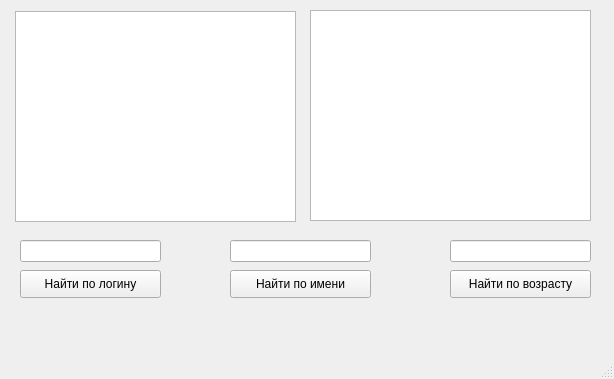
<?xml version="1.0" encoding="UTF-8"?>
<ui version="4.0">
 <class>MainWindow</class>
 <widget class="QMainWindow" name="MainWindow">
  <property name="geometry">
   <rect>
    <x>0</x>
    <y>0</y>
    <width>614</width>
    <height>379</height>
   </rect>
  </property>
  <property name="windowTitle">
   <string>MainWindow</string>
  </property>
  <widget class="QWidget" name="centralwidget">
   <widget class="QTableView" name="tableView">
    <property name="geometry">
     <rect>
      <x>15</x>
      <y>11</y>
      <width>281</width>
      <height>211</height>
     </rect>
    </property>
   </widget>
   <widget class="QTableView" name="tableView_2">
    <property name="geometry">
     <rect>
      <x>310</x>
      <y>10</y>
      <width>281</width>
      <height>211</height>
     </rect>
    </property>
   </widget>
   <widget class="QLineEdit" name="lineEdit">
    <property name="geometry">
     <rect>
      <x>20</x>
      <y>240</y>
      <width>141</width>
      <height>22</height>
     </rect>
    </property>
   </widget>
   <widget class="QPushButton" name="pushButton">
    <property name="geometry">
     <rect>
      <x>20</x>
      <y>270</y>
      <width>141</width>
      <height>28</height>
     </rect>
    </property>
    <property name="text">
     <string>Найти по логину</string>
    </property>
   </widget>
   <widget class="QLineEdit" name="lineEdit_2">
    <property name="geometry">
     <rect>
      <x>230</x>
      <y>240</y>
      <width>141</width>
      <height>22</height>
     </rect>
    </property>
   </widget>
   <widget class="QPushButton" name="pushButton_2">
    <property name="geometry">
     <rect>
      <x>230</x>
      <y>270</y>
      <width>141</width>
      <height>28</height>
     </rect>
    </property>
    <property name="text">
     <string>Найти по имени</string>
    </property>
   </widget>
   <widget class="QLineEdit" name="lineEdit_3">
    <property name="geometry">
     <rect>
      <x>450</x>
      <y>240</y>
      <width>141</width>
      <height>22</height>
     </rect>
    </property>
   </widget>
   <widget class="QPushButton" name="pushButton_3">
    <property name="geometry">
     <rect>
      <x>450</x>
      <y>270</y>
      <width>141</width>
      <height>28</height>
     </rect>
    </property>
    <property name="text">
     <string>Найти по возрасту</string>
    </property>
   </widget>
  </widget>
  <widget class="QMenuBar" name="menubar">
   <property name="geometry">
    <rect>
     <x>0</x>
     <y>0</y>
     <width>614</width>
     <height>26</height>
    </rect>
   </property>
  </widget>
  <widget class="QStatusBar" name="statusbar"/>
 </widget>
 <resources/>
 <connections/>
</ui>
